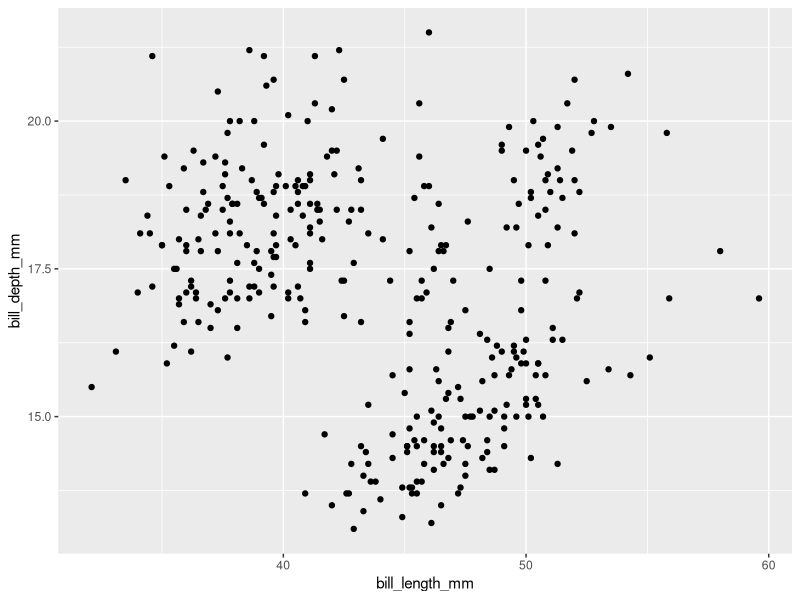
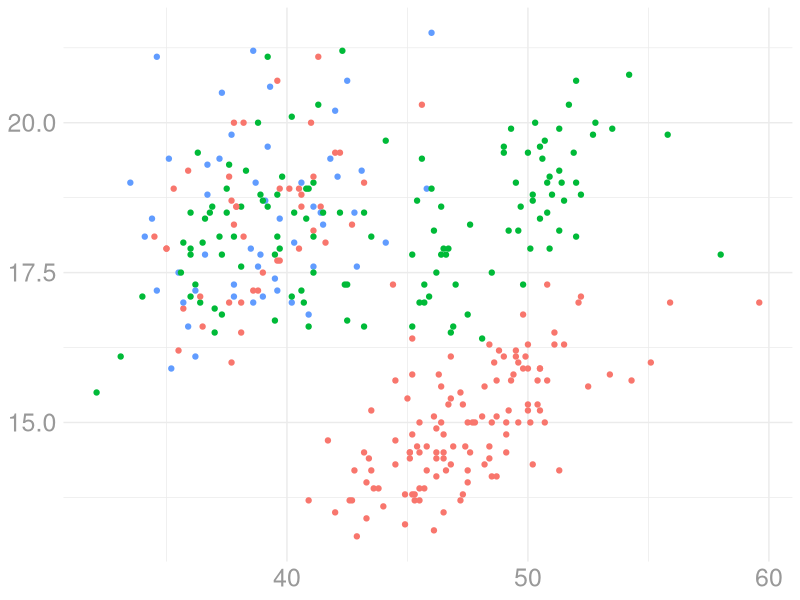

Generate these figures, in order, with R: (Note: this script raises an error after producing the figures.)
library(tidyverse)
library(palmerpenguins)

# Theme -------------------------------------------------------------------

theme_dk <- function(hide_gridlines = FALSE, hide_legend = FALSE) {
  my_theme <- theme_minimal() +
    theme(
      axis.title = element_blank(),
      axis.text = element_text(
        color = "grey60",
        size = 18
      )
    )

  if (hide_gridlines == TRUE) {
    my_theme <- my_theme +
      theme(panel.grid = element_blank())
  }

  if (hide_legend == TRUE) {
    my_theme <- my_theme +
      theme(legend.position = "none")
  }

  my_theme
}

# Plots -------------------------------------------------------------------

ggplot(
  data = penguins,
  aes(
    x = bill_length_mm,
    y = bill_depth_mm
  )
) +
  geom_point()

ggplot(
  data = penguins,
  aes(
    x = bill_length_mm,
    y = bill_depth_mm,
    color = island
  )
) +
  geom_point() +
  theme_dk(hide_legend = TRUE)

penguins |>
  count(island) |>
  ggplot(
    aes(
      x = island,
      y = n
    )
  ) +
  geom_col() +
  theme_dkk(hide_gridlines = TRUE)
